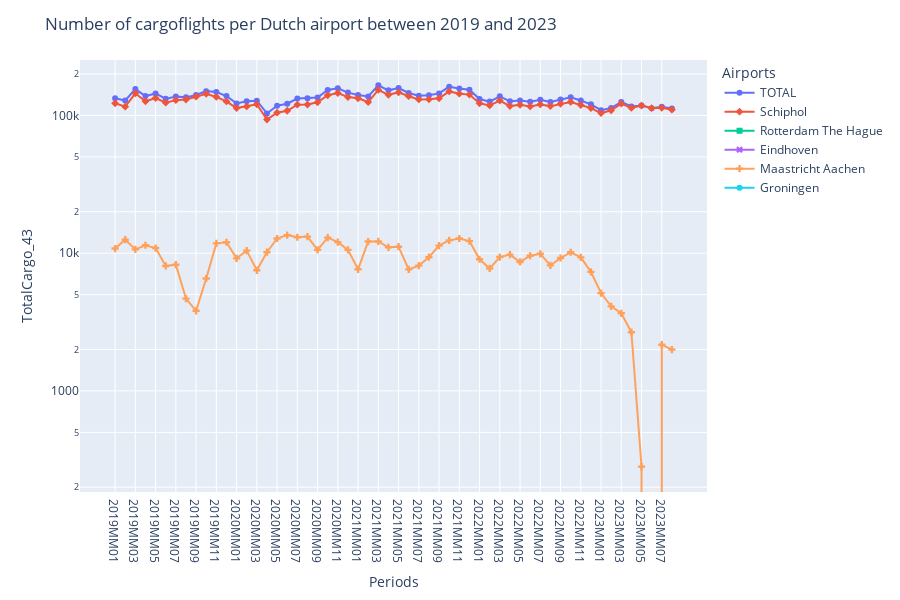

The notebook cell this image was saved under:
### Code cell
data_cargo = data.loc[data['Periods'].str.contains('2019MM|2020MM|2021MM|2022MM|2023MM', case=False, regex=True)]

print(f'Dataframe shape: {data_mail.shape}')

figcargo = px.line(data_cargo, 
                x = "Periods", 
                y = "TotalCargo_43",
                color = "Airports",
                symbol = "Airports",
                log_y=True
                )

figcargo.update_layout(
                title={'text': 'Number of cargoflights per Dutch airport between 2019 and 2023'},
                height=600,
                # showlegend=False
                )

figcargo.show()

### Figure 1 — Plotly figure (JSON) as saved in the notebook; plotly's stock layout.template omitted (floating-point values rounded to 4 significant figures)
{"data": [{"hovertemplate": "Airports=TOTAL<br>Periods=%{x}<br>TotalCargo_43=%{y}<extra></extra>", "legendgroup": "TOTAL", "line": {"color": "#636efa", "dash": "solid"}, "marker": {"symbol": "circle"}, "mode": "markers+lines", "name": "TOTAL", "orientation": "v", "showlegend": true, "type": "scatter", "x": ["2019MM01", "2019MM02", "2019MM03", "2019MM04", "2019MM05", "2019MM06", "2019MM07", "2019MM08", "2019MM09", "2019MM10", "2019MM11", "2019MM12", "2020MM01", "2020MM02", "2020MM03", "2020MM04", "2020MM05", "2020MM06", "2020MM07", "2020MM08", "2020MM09", "2020MM10", "2020MM11", "2020MM12", "2021MM01", "2021MM02", "2021MM03", "2021MM04", "2021MM05", "2021MM06", "2021MM07", "2021MM08", "2021MM09", "2021MM10", "2021MM11", "2021MM12", "2022MM01", "2022MM02", "2022MM03", "2022MM04", "2022MM05", "2022MM06", "2022MM07", "2022MM08", "2022MM09", "2022MM10", "2022MM11", "2022MM12", "2023MM01", "2023MM02", "2023MM03", "2023MM04", "2023MM05", "2023MM06", "2023MM07", "2023MM08"], "xaxis": "x", "y": [133445, 128322, 155427, 138159, 144540, 131970, 137391, 135263, 140637, 150127, 148037, 138385, 122254, 126726, 127995, 103420, 117525, 121692, 132684, 133168, 135059, 153109, 157508, 146441, 140859, 137288, 165377, 152164, 158164, 145582, 138789, 140198, 144584, 161776, 156617, 153901, 131588, 126020, 137570, 126658, 128112, 125858, 130029, 125037, 130738, 135512, 128395, 120439, 109114, 113147, 125407, 116129, 118281, 112994, 115703, 112120], "yaxis": "y"}, {"hovertemplate": "Airports=Schiphol<br>Periods=%{x}<br>TotalCargo_43=%{y}<extra></extra>", "legendgroup": "Schiphol", "line": {"color": "#EF553B", "dash": "solid"}, "marker": {"symbol": "diamond"}, "mode": "markers+lines", "name": "Schiphol", "orientation": "v", "showlegend": true, "type": "scatter", "x": ["2019MM01", "2019MM02", "2019MM03", "2019MM04", "2019MM05", "2019MM06", "2019MM07", "2019MM08", "2019MM09", "2019MM10", "2019MM11", "2019MM12", "2020MM01", "2020MM02", "2020MM03", "2020MM04", "2020MM05", "2020MM06", "2020MM07", "2020MM08", "2020MM09", "2020MM10", "2020MM11", "2020MM12", "2021MM01", "2021MM02", "2021MM03", "2021MM04", "2021MM05", "2021MM06", "2021MM07", "2021MM08", "2021MM09", "2021MM10", "2021MM11", "2021MM12", "2022MM01", "2022MM02", "2022MM03", "2022MM04", "2022MM05", "2022MM06", "2022MM07", "2022MM08", "2022MM09", "2022MM10", "2022MM11", "2022MM12", "2023MM01", "2023MM02", "2023MM03", "2023MM04", "2023MM05", "2023MM06", "2023MM07", "2023MM08"], "xaxis": "x", "y": [122643, 115797, 144773, 126743, 133648, 123888, 129143, 130581, 136819, 143579, 136256, 126376, 113080, 116293, 120481, 93255, 104745, 108164, 119634, 119975, 124491, 140140, 145474, 135866, 133222, 125137, 153206, 141132, 147017, 137956, 130664, 130844, 133245, 149383, 143831, 141667, 122553, 118274, 128198, 116895, 119478, 116274, 120131, 116876, 121508, 125358, 119074, 113118, 103981, 109035, 121746, 113459, 117999, 112994, 113536, 110126], "yaxis": "y"}, {"hovertemplate": "Airports=Rotterdam The Hague<br>Periods=%{x}<br>TotalCargo_43=%{y}<extra></extra>", "legendgroup": "Rotterdam The Hague", "line": {"color": "#00cc96", "dash": "solid"}, "marker": {"symbol": "square"}, "mode": "markers+lines", "name": "Rotterdam The Hague", "orientation": "v", "showlegend": true, "type": "scatter", "x": ["2019MM01", "2019MM02", "2019MM03", "2019MM04", "2019MM05", "2019MM06", "2019MM07", "2019MM08", "2019MM09", "2019MM10", "2019MM11", "2019MM12", "2020MM01", "2020MM02", "2020MM03", "2020MM04", "2020MM05", "2020MM06", "2020MM07", "2020MM08", "2020MM09", "2020MM10", "2020MM11", "2020MM12", "2021MM01", "2021MM02", "2021MM03", "2021MM04", "2021MM05", "2021MM06", "2021MM07", "2021MM08", "2021MM09", "2021MM10", "2021MM11", "2021MM12", "2022MM01", "2022MM02", "2022MM03", "2022MM04", "2022MM05", "2022MM06", "2022MM07", "2022MM08", "2022MM09", "2022MM10", "2022MM11", "2022MM12", "2023MM01", "2023MM02", "2023MM03", "2023MM04", "2023MM05", "2023MM06", "2023MM07", "2023MM08"], "xaxis": "x", "y": [0, 0, 0, 0, 0, 0, 0, 0, 0, 0, 0, 0, 0, 0, 0, 0, 0, 0, 0, 0, 0, 0, 0, 0, 0, 0, 0, 0, 0, 0, 0, 0, 0, 0, 0, 0, 0, 0, 0, 0, 0, 0, 0, 0, 0, 0, 0, 0, 0, 0, 0, 0, 0, 0, 0, 0], "yaxis": "y"}, {"hovertemplate": "Airports=Eindhoven<br>Periods=%{x}<br>TotalCargo_43=%{y}<extra></extra>", "legendgroup": "Eindhoven", "line": {"color": "#ab63fa", "dash": "solid"}, "marker": {"symbol": "x"}, "mode": "markers+lines", "name": "Eindhoven", "orientation": "v", "showlegend": true, "type": "scatter", "x": ["2019MM01", "2019MM02", "2019MM03", "2019MM04", "2019MM05", "2019MM06", "2019MM07", "2019MM08", "2019MM09", "2019MM10", "2019MM11", "2019MM12", "2020MM01", "2020MM02", "2020MM03", "2020MM04", "2020MM05", "2020MM06", "2020MM07", "2020MM08", "2020MM09", "2020MM10", "2020MM11", "2020MM12", "2021MM01", "2021MM02", "2021MM03", "2021MM04", "2021MM05", "2021MM06", "2021MM07", "2021MM08", "2021MM09", "2021MM10", "2021MM11", "2021MM12", "2022MM01", "2022MM02", "2022MM03", "2022MM04", "2022MM05", "2022MM06", "2022MM07", "2022MM08", "2022MM09", "2022MM10", "2022MM11", "2022MM12", "2023MM01", "2023MM02", "2023MM03", "2023MM04", "2023MM05", "2023MM06", "2023MM07", "2023MM08"], "xaxis": "x", "y": [0, 0, 0, 0, 0, 0, 0, 0, 0, 0, 0, 0, 0, 0, 0, 0, 0, 0, 0, 0, 0, 0, 0, 0, 0, 0, 0, 0, 0, 0, 0, 0, 0, 0, 0, 0, 0, 0, 0, 0, 0, 0, 0, 0, 0, 0, 0, 0, 0, 0, 0, 0, 0, 0, 0, 0], "yaxis": "y"}, {"hovertemplate": "Airports=Maastricht Aachen<br>Periods=%{x}<br>TotalCargo_43=%{y}<extra></extra>", "legendgroup": "Maastricht Aachen", "line": {"color": "#FFA15A", "dash": "solid"}, "marker": {"symbol": "cross"}, "mode": "markers+lines", "name": "Maastricht Aachen", "orientation": "v", "showlegend": true, "type": "scatter", "x": ["2019MM01", "2019MM02", "2019MM03", "2019MM04", "2019MM05", "2019MM06", "2019MM07", "2019MM08", "2019MM09", "2019MM10", "2019MM11", "2019MM12", "2020MM01", "2020MM02", "2020MM03", "2020MM04", "2020MM05", "2020MM06", "2020MM07", "2020MM08", "2020MM09", "2020MM10", "2020MM11", "2020MM12", "2021MM01", "2021MM02", "2021MM03", "2021MM04", "2021MM05", "2021MM06", "2021MM07", "2021MM08", "2021MM09", "2021MM10", "2021MM11", "2021MM12", "2022MM01", "2022MM02", "2022MM03", "2022MM04", "2022MM05", "2022MM06", "2022MM07", "2022MM08", "2022MM09", "2022MM10", "2022MM11", "2022MM12", "2023MM01", "2023MM02", "2023MM03", "2023MM04", "2023MM05", "2023MM06", "2023MM07", "2023MM08"], "xaxis": "x", "y": [10802, 12526, 10654, 11416, 10892, 8081, 8248, 4682, 3818, 6548, 11781, 12009, 9174, 10433, 7514, 10165, 12780, 13528, 13050, 13194, 10568, 12969, 12034, 10575, 7637, 12151, 12171, 11032, 11147, 7626, 8125, 9354, 11339, 12393, 12787, 12234, 9035, 7746, 9372, 9763, 8634, 9584, 9898, 8161, 9230, 10154, 9321, 7321, 5133, 4113, 3661, 2670, 282, 0, 2166, 1993], "yaxis": "y"}, {"hovertemplate": "Airports=Groningen<br>Periods=%{x}<br>TotalCargo_43=%{y}<extra></extra>", "legendgroup": "Groningen", "line": {"color": "#19d3f3", "dash": "solid"}, "marker": {"symbol": "circle"}, "mode": "markers+lines", "name": "Groningen", "orientation": "v", "showlegend": true, "type": "scatter", "x": ["2019MM01", "2019MM02", "2019MM03", "2019MM04", "2019MM05", "2019MM06", "2019MM07", "2019MM08", "2019MM09", "2019MM10", "2019MM11", "2019MM12", "2020MM01", "2020MM02", "2020MM03", "2020MM04", "2020MM05", "2020MM06", "2020MM07", "2020MM08", "2020MM09", "2020MM10", "2020MM11", "2020MM12", "2021MM01", "2021MM02", "2021MM03", "2021MM04", "2021MM05", "2021MM06", "2021MM07", "2021MM08", "2021MM09", "2021MM10", "2021MM11", "2021MM12", "2022MM01", "2022MM02", "2022MM03", "2022MM04", "2022MM05", "2022MM06", "2022MM07", "2022MM08", "2022MM09", "2022MM10", "2022MM11", "2022MM12", "2023MM01", "2023MM02", "2023MM03", "2023MM04", "2023MM05", "2023MM06", "2023MM07", "2023MM08"], "xaxis": "x", "y": [0, 0, 0, 0, 0, 0, 0, 0, 0, 0, 0, 0, 0, 0, 0, 0, 0, 0, 0, 0, 0, 0, 0, 0, 0, 0, 0, 0, 0, 0, 0, 0, 0, 0, 0, 0, 0, 0, 0, 0, 0, 0, 0, 0, 0, 0, 0, 0, 0, 0, 0, 0, 0, 0, 0, 0], "yaxis": "y"}], "layout": {"height": 600, "legend": {"title": {"text": "Airports"}, "tracegroupgap": 0}, "margin": {"t": 60}, "title": {"text": "Number of cargoflights per Dutch airport between 2019 and 2023"}, "xaxis": {"anchor": "y", "domain": [0, 1], "title": {"text": "Periods"}}, "yaxis": {"anchor": "x", "domain": [0, 1], "title": {"text": "TotalCargo_43"}, "type": "log"}}}
